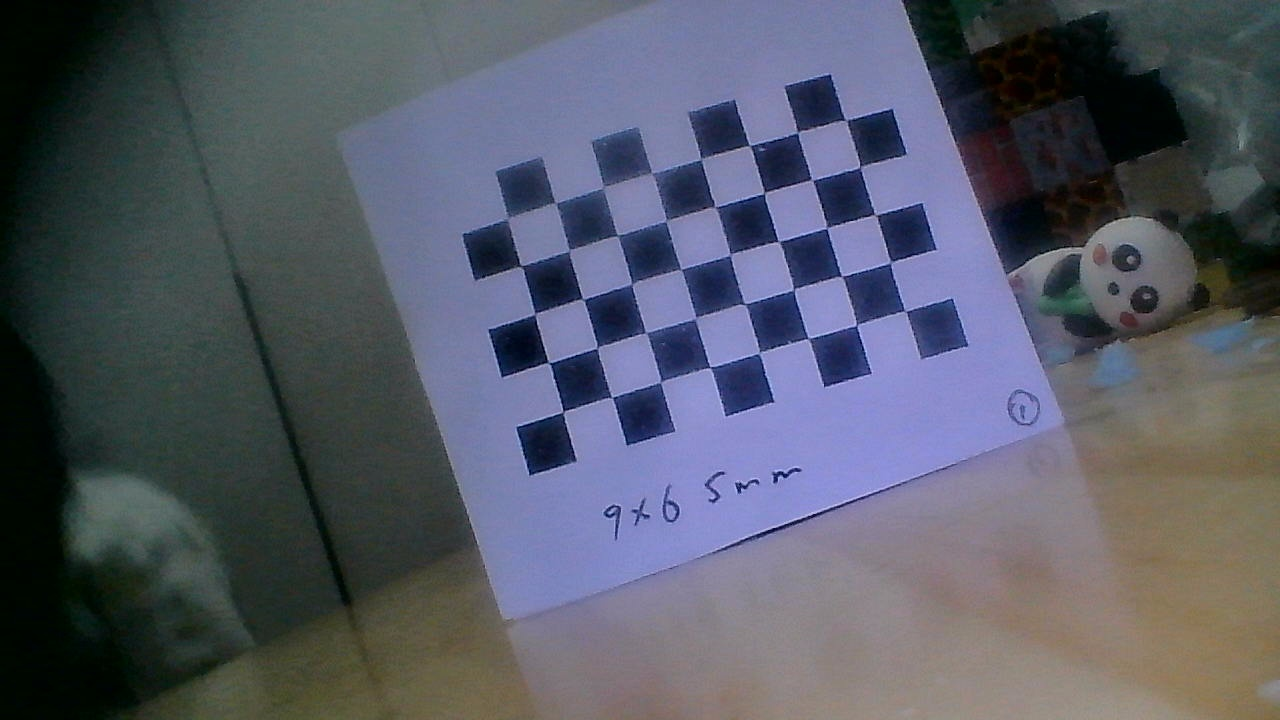
#> input picture data/chessboard_images/photo_001.jpg, 1280 x 720 px, given in place of ., which was not available; the run also reads 1 picture not shown here
$ python -i _eval_ego_recon_ours.py   (imports and definitions only)   (older library calls are emulated)
#> lines starting #> are read from the running program, lines starting #| are printed output that depends on the picture; after the words box and inside, x2 and y2 are one past the last pixel; in counts of white or black regions, pixels touching at a corner belong together; pictures that were not available may be replaced by others from this repository, and a replacement may not be noted
#> in trajectory, img is the input picture: shape (720, 1280, 3); mean B, G, R 102.3, 89.5, 85.6
#!/usr/bin/env python3
# -*- coding: utf-8 -*-
"""Heightfield FPFH--ICP trajectory on the same 30-frame EGO clips.

This is the paper operating point used for pose: bilateral filter, Sobel
gradient, percentile truncation, height z = g * 0.15*max(H,W) on a cell-3
grid, then PCA coarse alignment with an FPFH-RANSAC fallback and
point-to-point ICP. Camera centers of the chained poses are compared with
Sim3 ATE, the same protocol as the other reconstruction baselines.
"""
from __future__ import annotations

import json
import time
from pathlib import Path

import cv2
import numpy as np
import open3d as o3d

HERE = Path(r"E:\MIS_TMI_Re_3D\re3d_cmpb_results\results")
SCREEN = HERE / "ego_recon_screen.json"
RESULT = HERE / "ego_recon_ours.json"
COMPARISON = HERE / "ego_recon_comparison.json"
MAX_FRAMES = 30
WORK_W = 640
CELL = 3
TAU_PCT = 68
CB_SIZE = (11, 8)  # GP050 inner corners


# [17 lines left out: function sim3_ate, not called in this run]


def subsample_idx(n, k):
    idx = np.linspace(0, n - 1, min(k, n)).astype(int)
    return np.unique(idx)


def resize_work(img):
    h, w = img.shape[:2]
#> h = 720; w = 1280
    if w == WORK_W:
        return img
    nh = int(round(h * WORK_W / w))
#> nh = 360
    return cv2.resize(img, (WORK_W, nh), interpolation=cv2.INTER_AREA)


def gradient_map(img_bgr):
    gray = cv2.cvtColor(img_bgr, cv2.COLOR_BGR2GRAY)
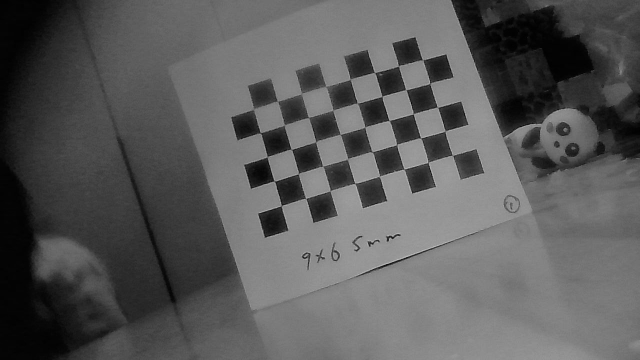
#> gray: shape (360, 640); min 0, max 188, mean 89.9
    filt = cv2.bilateralFilter(gray.astype(np.float32) / 255.0, d=7,
                               sigmaColor=0.1, sigmaSpace=3.0)
    dx = cv2.Sobel(filt, cv2.CV_32F, 1, 0, ksize=3)
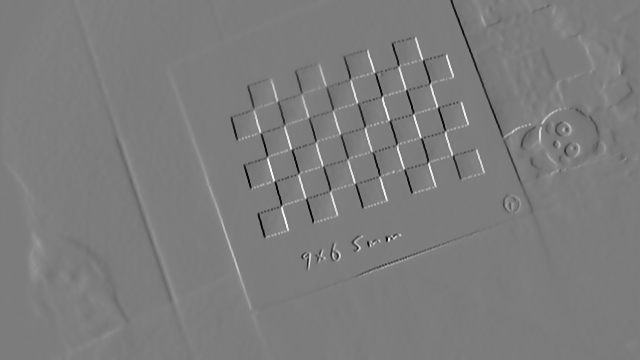
#> dx: shape (360, 640) float32; min -1.68, max 1.76, mean 0.00367; drawn with min black and max white
    dy = cv2.Sobel(filt, cv2.CV_32F, 0, 1, ksize=3)
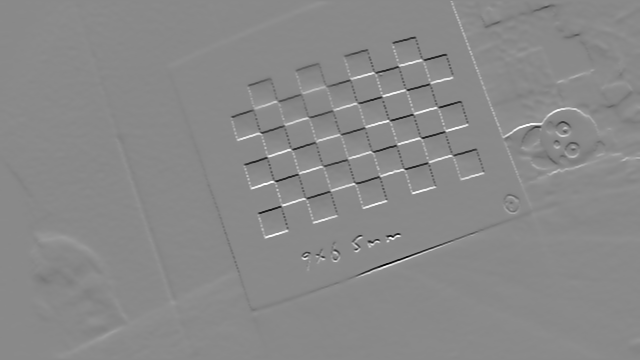
#> dy: shape (360, 640) float32; min -2, max 1.71, mean 0.00204; drawn with min black and max white
    mag = np.hypot(dx, dy)
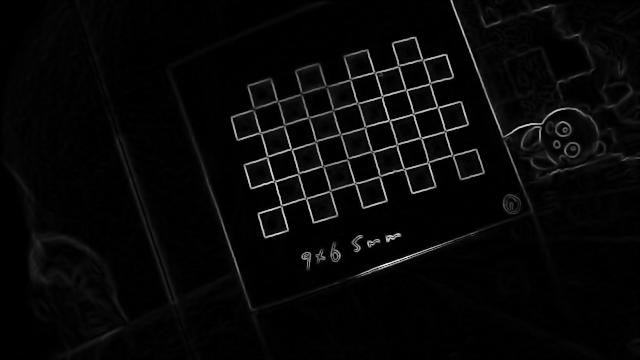
#> mag: shape (360, 640) float32; min 0, max 2.22, mean 0.0713; drawn with min black and max white
    return (mag - mag.min()) / (mag.max() - mag.min() + 1e-6)
#> returned value: shape (360, 640) float32


def hist_percentile(gn, percent, bins=1024):
#> called with percent = 68, bins = 1024
    hist, edges = np.histogram(gn, bins=bins, range=(0, 1))
#> hist = 1024 values, max 17591 at index 3, min 0 at index 810, mean 225; edges = 1025 values from 0 to 1
    cum = np.cumsum(hist) / gn.size * 100.0
#> cum = 1024 values from 2.3 to 100
    x = (edges[:-1] + edges[1:]) / 2.0
#> x = 1024 values from 0.000488 to 1
    idx = np.searchsorted(cum, percent)
#> idx = 15
    return float(x[min(idx, len(x) - 1)])


def board_mask(img_bgr):
    gray = cv2.cvtColor(img_bgr, cv2.COLOR_BGR2GRAY)
    h, w = gray.shape
    flags = cv2.CALIB_CB_ADAPTIVE_THRESH + cv2.CALIB_CB_NORMALIZE_IMAGE
    for size in (CB_SIZE, (CB_SIZE[1], CB_SIZE[0])):
        ret, corners = cv2.findChessboardCorners(gray, size, flags)
        if ret:
            hull = cv2.convexHull(corners).astype(np.int32)
            mask = np.zeros((h, w), np.uint8)
            cv2.fillConvexPoly(mask, hull, 255)
            return mask, True
    return np.full((h, w), 255, np.uint8), False


def build_heightfield(img_bgr):
    gn = gradient_map(img_bgr)
    th = hist_percentile(gn, TAU_PCT)
#> th = 0.0151
    g8 = np.clip(gn * 255.0, 0, 255).astype(np.uint8)
    trunc = np.where(g8 > int(th * 255.0), g8, 0).astype(np.float32)
    nz = trunc > 0
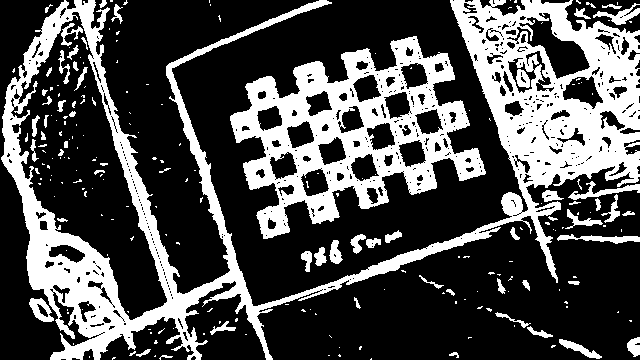
#> nz: shape (360, 640) bool; 30.9% white; 227 white regions (166 under 20 px), largest, box (x1, y1, x2, y2) and area: (1, 0, 640, 360) 44616, (230, 36, 486, 239) 19856, (568, 181, 640, 200) 410
    out = np.zeros_like(trunc)
    if np.any(nz):
        lo, hi = float(trunc[nz].min()), float(trunc[nz].max())
#> lo = 4; hi = 254
        out[nz] = 255.0 if hi <= lo else (trunc[nz] - lo) / (hi - lo) * 255.0
    mask, found = board_mask(img_bgr)
#> the loop in board_mask, `for size in (CB_SIZE, (CB_SIZE[1], CB_SIZE[0])):` made 2 passes
#> ret on passes 1 to 2: False, False
#> mask: shape (360, 640); every value is 255
#> found = False
    z_s = 0.15 * max(out.shape)
#> z_s = 96
    a = out.astype(np.float32)
    if a.max() > a.min():
        a = (a - a.min()) / (a.max() - a.min()) * z_s
    else:
        a = np.zeros_like(a)
    a = np.where(mask > 0, a, 0.0)
    h, w = a.shape
#> h = 360; w = 640
    ys, xs = np.mgrid[0:h:CELL, 0:w:CELL]
    z = a[ys, xs]
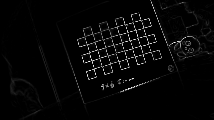
#> z: shape (120, 214) float32; min 0, max 80.64, mean 2.2; drawn with min black and max white
    inside = mask[ys, xs] > 0
#> inside: shape (120, 214) bool; every value is 1
    # Keep the masked surface only. The full-image lattice sits on the same
    # pixels in every frame, so closest-point registration returns identity.
    if int(inside.sum()) < 30:
        inside = np.ones(ys.shape, dtype=bool)
    verts = np.stack([xs[inside].astype(np.float64),
                      ys[inside].astype(np.float64),
                      z[inside].astype(np.float64)], axis=1)
    return verts, found


# [4 lines left out: function _pcd, not called in this run]


def _rot_deg(T):
    return float(np.degrees(np.arccos(np.clip((np.trace(T[:3, :3]) - 1) / 2, -1, 1))))


# [37 lines left out: function register_pair, not called in this run]


def trajectory(paths):
    meshes = []
    n_board = 0
    t0 = time.time()
    for i, path in enumerate(paths):
        img = cv2.imread(str(path), cv2.IMREAD_COLOR)
        if img is None:
            raise FileNotFoundError(path)
        verts, found = build_heightfield(resize_work(img))
#> found = False
        meshes.append(verts)
        n_board += int(found)
#> n_board = 0
        if (i + 1) % 10 == 0:
            print(f"  mesh {i+1}/{len(paths)} board {n_board} {time.time()-t0:.1f}s", flush=True)
    c2w = [np.eye(4)]
    fits = []
    for i in range(len(meshes) - 1):
        t1 = time.time()
        T_rel, fit, coarse = register_pair(meshes[i], meshes[i + 1])
        fits.append(fit)
        c2w.append(c2w[-1] @ np.linalg.inv(T_rel))
        ang = np.degrees(np.arccos(np.clip((np.trace(T_rel[:3, :3]) - 1) / 2, -1, 1)))
        print(f"  pair {i+1}/{len(meshes)-1} icp={fit:.3f} ransac={coarse:.3f} "
              f"rot={ang:.1f}deg {time.time()-t1:.1f}s", flush=True)
    centers = np.array([T[:3, 3] for T in c2w])
    return centers, fits, n_board


# [99 lines left out: functions frames_real, frames_sim, eval_one, merge_comparison, main, not called in this run]


# [2 lines not run here, left out]

#> (the run stopped early here; a loop or call above may not have finished)
